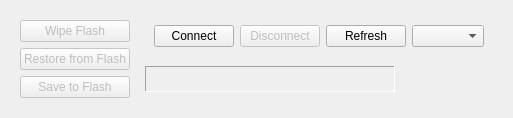
     <widget class="QFrame" name="frmSystem">
      <property name="sizePolicy">
       <sizepolicy hsizetype="Preferred" vsizetype="Fixed">
        <horstretch>0</horstretch>
        <verstretch>0</verstretch>
       </sizepolicy>
      </property>
      <layout class="QHBoxLayout" name="horizontalLayout_4">
       <item>
        <widget class="QFrame" name="frmSystemEEPROM">
         <property name="enabled">
          <bool>false</bool>
         </property>
         <layout class="QVBoxLayout" name="verticalLayout_4">
          <item>
           <widget class="QPushButton" name="btnEEPROMWipe_A">
            <property name="text">
             <string>Wipe Flash</string>
            </property>
           </widget>
          </item>
          <item>
           <widget class="QPushButton" name="btnEEPROMLoad_A">
            <property name="text">
             <string>Restore from Flash</string>
            </property>
           </widget>
          </item>
          <item>
           <widget class="QPushButton" name="btnEEPROMSave_A">
            <property name="text">
             <string>Save to Flash</string>
            </property>
           </widget>
          </item>
         </layout>
        </widget>
       </item>
       <item>
        <widget class="QFrame" name="frmSystemControls">
         <property name="sizePolicy">
          <sizepolicy hsizetype="Preferred" vsizetype="Fixed">
           <horstretch>0</horstretch>
           <verstretch>0</verstretch>
          </sizepolicy>
         </property>
         <layout class="QVBoxLayout" name="verticalLayout">
          <property name="spacing">
           <number>10</number>
          </property>
          <property name="leftMargin">
           <number>0</number>
          </property>
          <property name="topMargin">
           <number>0</number>
          </property>
          <property name="bottomMargin">
           <number>10</number>
          </property>
          <item>
           <widget class="QFrame" name="frmSystemCOMList">
            <layout class="QHBoxLayout" name="horizontalLayout">
             <item>
              <widget class="QPushButton" name="btnSerialConnect">
               <property name="text">
                <string>Connect</string>
               </property>
              </widget>
             </item>
             <item>
              <widget class="QPushButton" name="btnSerialDisconnect">
               <property name="enabled">
                <bool>false</bool>
               </property>
               <property name="text">
                <string>Disconnect</string>
               </property>
              </widget>
             </item>
             <item>
              <widget class="QPushButton" name="btnSerialRefresh">
               <property name="text">
                <string>Refresh</string>
               </property>
              </widget>
             </item>
             <item>
              <widget class="QComboBox" name="boxComportList">
               <property name="sizePolicy">
                <sizepolicy hsizetype="Expanding" vsizetype="Fixed">
                 <horstretch>0</horstretch>
                 <verstretch>0</verstretch>
                </sizepolicy>
               </property>
               <property name="currentText">
                <string/>
               </property>
              </widget>
             </item>
            </layout>
           </widget>
          </item>
          <item>
           <widget class="QFrame" name="frame">
            <layout class="QHBoxLayout" name="horizontalLayout_2">
             <property name="spacing">
              <number>0</number>
             </property>
             <property name="leftMargin">
              <number>0</number>
             </property>
             <property name="topMargin">
              <number>0</number>
             </property>
             <property name="rightMargin">
              <number>0</number>
             </property>
             <property name="bottomMargin">
              <number>0</number>
             </property>
             <item>
              <widget class="QLabel" name="labelConnected">
               <property name="sizePolicy">
                <sizepolicy hsizetype="Preferred" vsizetype="Fixed">
                 <horstretch>0</horstretch>
                 <verstretch>0</verstretch>
                </sizepolicy>
               </property>
               <property name="minimumSize">
                <size>
                 <width>250</width>
                 <height>0</height>
                </size>
               </property>
               <property name="font">
                <font>
                 <pointsize>16</pointsize>
                 <bold>true</bold>
                </font>
               </property>
               <property name="frameShape">
                <enum>QFrame::Shape::Panel</enum>
               </property>
               <property name="frameShadow">
                <enum>QFrame::Shadow::Sunken</enum>
               </property>
               <property name="text">
                <string/>
               </property>
               <property name="alignment">
                <set>Qt::AlignmentFlag::AlignCenter</set>
               </property>
              </widget>
             </item>
             <item>
              <spacer name="spacerConnected2">
               <property name="orientation">
                <enum>Qt::Orientation::Horizontal</enum>
               </property>
               <property name="sizeHint" stdset="0">
                <size>
                 <width>40</width>
                 <height>20</height>
                </size>
               </property>
              </spacer>
             </item>
            </layout>
           </widget>
          </item>
         </layout>
        </widget>
       </item>
      </layout>
     </widget>
